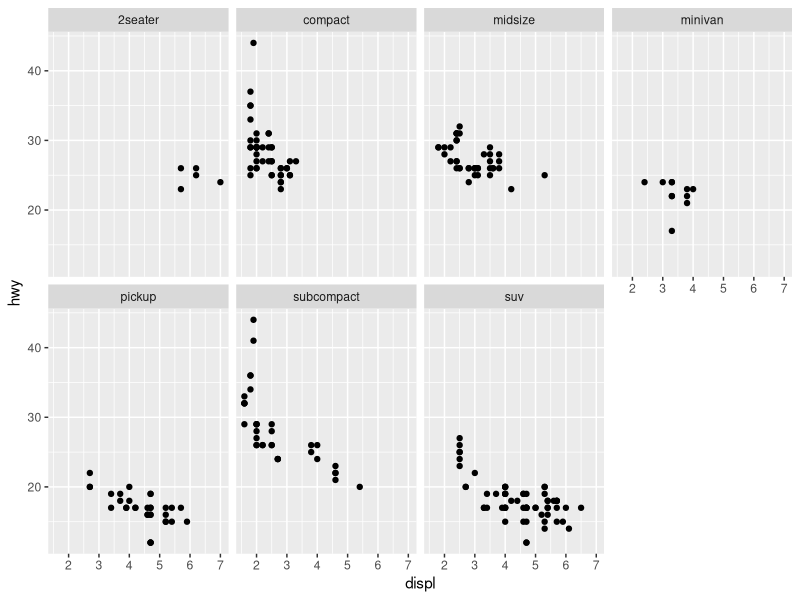
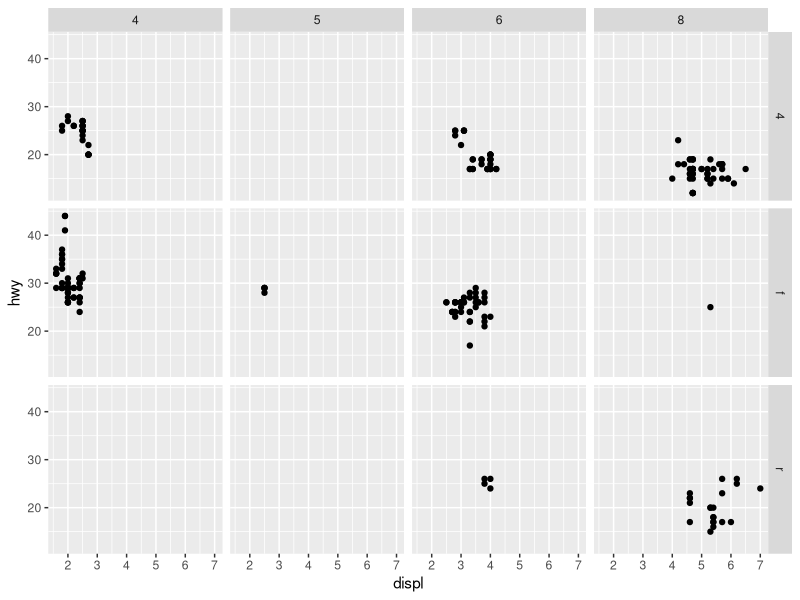
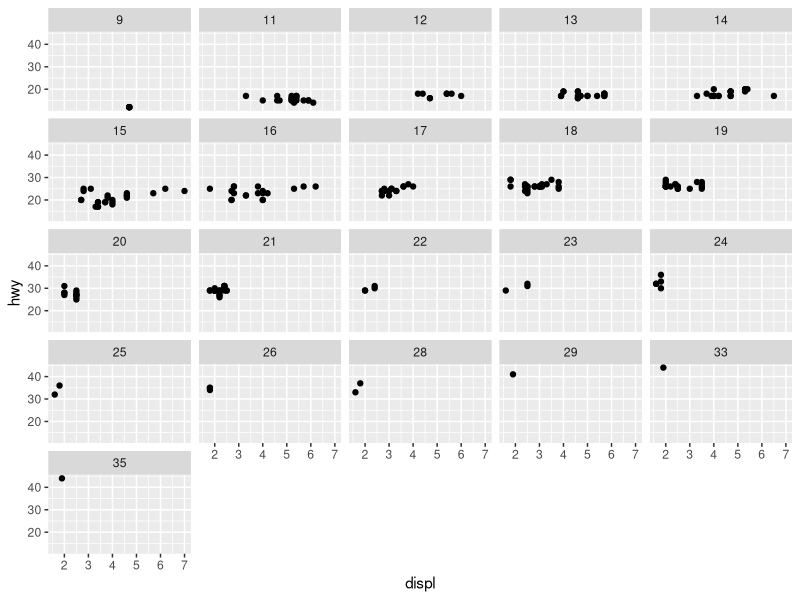
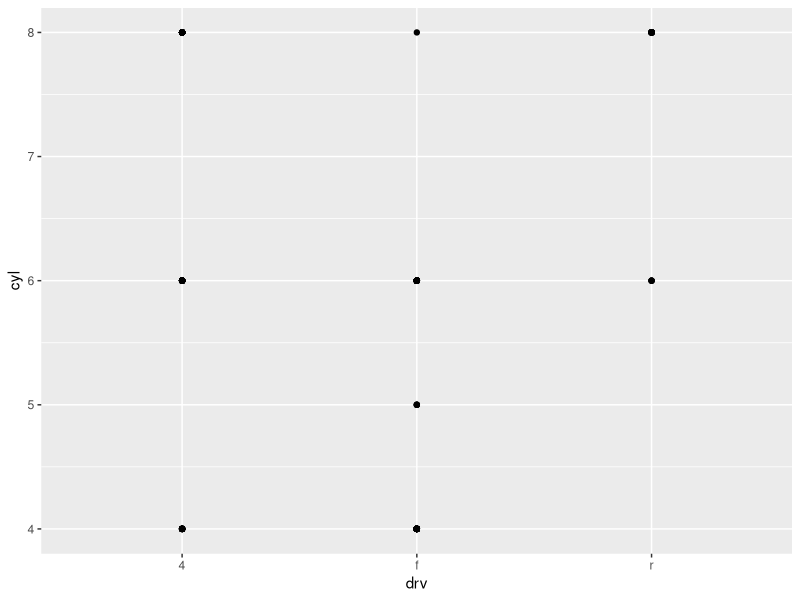
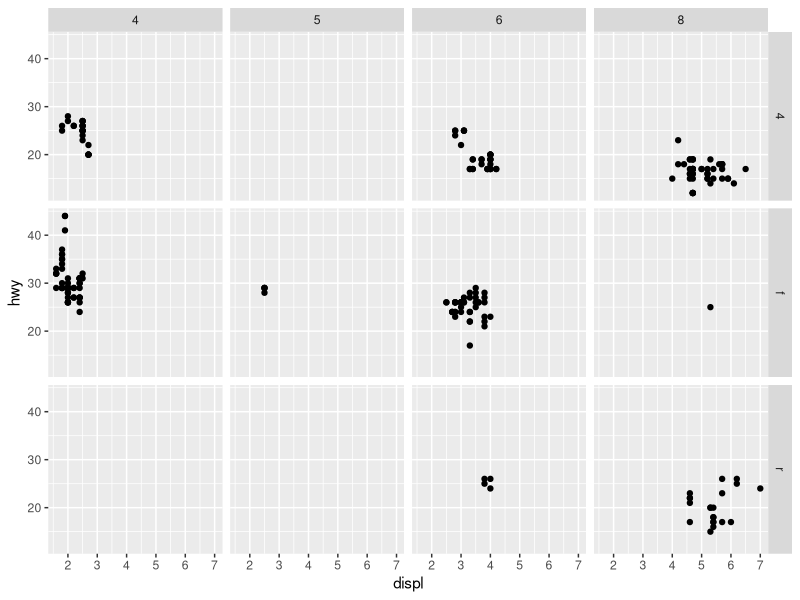
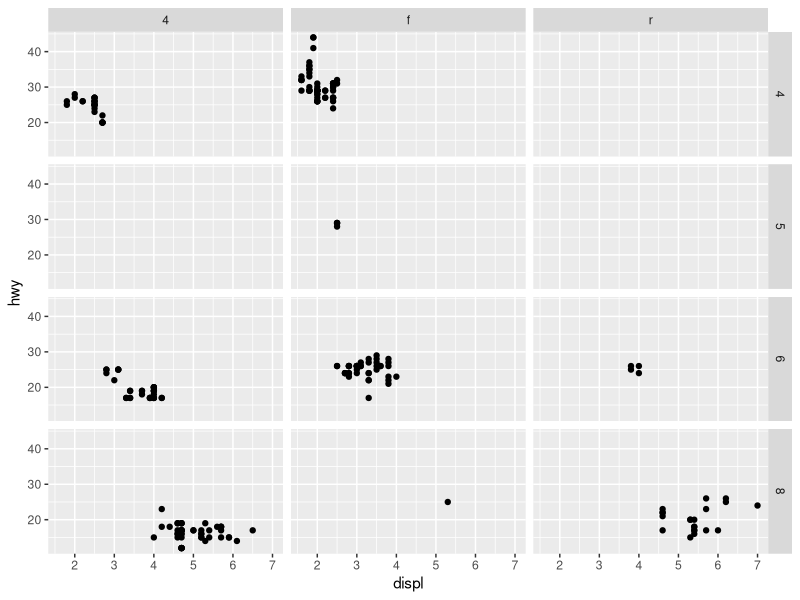
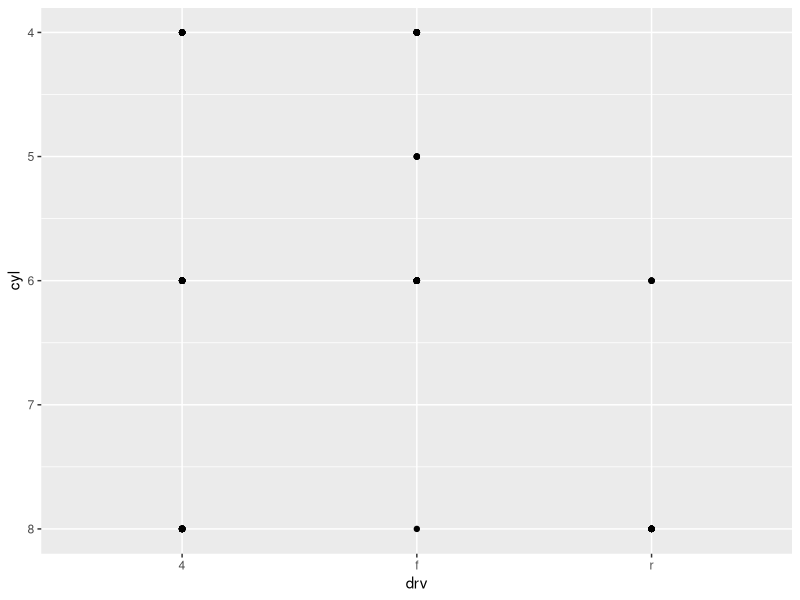
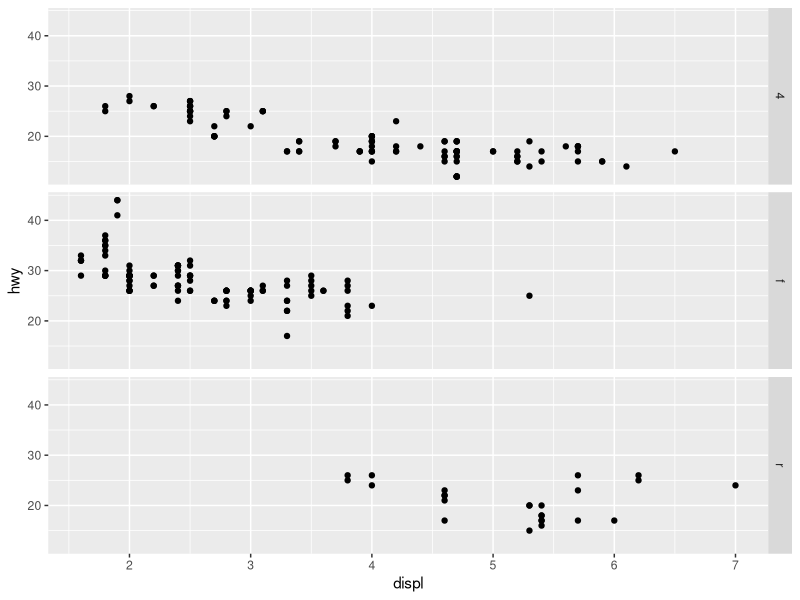

Generate these figures, in order, with R:
library(ggplot2)

##3.5.1 Exercises
##3.5 Facets
#Setting up the base for the plots
mpg_p1 <- ggplot(mpg, aes(displ, hwy))

#Example #1
mpg_p1 + 
    geom_point() + 
    facet_wrap(~ class, nrow = 2)
#Example #2
mpg_p1 + 
    geom_point() + 
    facet_grid(drv ~ cyl)
#1 What happens if you facet a continuous variable? 
mpg_p1 + 
    geom_point() + 
    facet_wrap(~ cty)

#Ans: There is a facet for every level of the variable 


#2 What do the empty cells in plot with 'facet_gri(drv ~ cyl) mean?
#How do they relate to this plot?
ex <- ggplot(mpg, aes(drv, cyl)) + geom_point()

ex
mpg_p1 + geom_point() + facet_grid(drv ~ cyl)

#Flip coordinates
mpg_p1 + geom_point() + facet_grid(cyl ~ drv) 
ex + scale_y_reverse()

#Ans: There are no cars with that combination of number of cylinders and wheel-drive

#3 What plots does the following code make? What does '.' do? 
mpg_p1 + geom_point() + facet_grid(drv ~ .)
mpg_p1 + geom_point() + facet_grid(. ~ cyl)

#Ans: The point makes the plot to not facet any variable on either the rows or columns. 
#The point is a placeholder so the formula won't be one-sided.

#4 Take the first faceted plot in this section
mpg_p1 + geom_point() + facet_wrap(~ class, nrow = 2)
mpg_p1 + geom_point(aes(colour = class))

#Advantages: The information is more clearer and easier to read than using color. 
#It's better when there are a lot of different values in that variable. 
#Disadvantages: By separating the variables it's more difficult to compare between them. 

#5 Read the man
?facet_wrap
?facet_grid
#What does nrow do? 
#It sets the number of rows in the facet
#What does ncol do? 
#It sets the number of columns in the facet
#What other options control the layout of the individual panels? 
#scales: allows for the scales to be different by the panels; 
mpg_p1 + geom_point() + facet_grid(drv ~ cyl, scales = "free")
#space: lets the size of the panels be different it must be used with 'scales'. 
mpg_p1 + geom_point() + facet_grid(drv ~ cyl, scales = "free", space = "free")
#Why doesn't facet_grid() have nrow and ncol arguments? 
#Because facet_grid accomodates the graph according to the number of levels in the variables 

#6 When using facet_grid() you should usually put the variable with more unique levels in the columns. 
#Why?
mpg_p1 + geom_point() + facet_grid(drv ~ cyl)
mpg_p1 + geom_point() + facet_grid(cyl ~ drv)

#Ans: so the graph is wider instead of longer and easier to read. 
#The screens are generally wider than longer. 